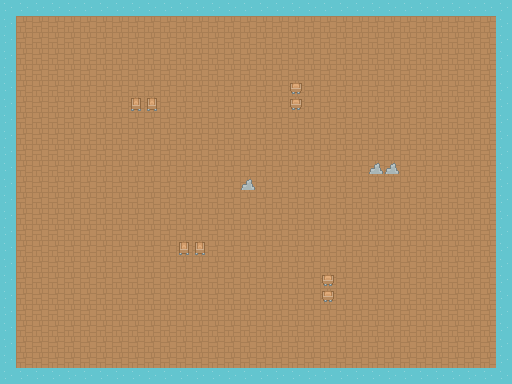

The image is a tile-based game level rendered from a .tmx file. Its description and complete source (layers, tilesets, objects, tile grids) follow:
An orthogonal 32x24 tile map with 16x16 px tiles, 3 tile layers (Ground, Perimeter walls, Props) and 6 objects (Crate stack A, Crate stack B, Barrel stack, Crate stack C, Barrel stack B, ...).

<map version="1.10" tiledversion="1.10.2" orientation="orthogonal" renderorder="right-down" width="32" height="24" tilewidth="16" tileheight="16" infinite="0" nextlayerid="5" nextobjectid="13">
 <tileset firstgid="1" name="Kenney Roguelike" tilewidth="16" tileheight="16" spacing="1" tilecount="1680" columns="57">
  <image source="roguelikeSheet_transparent.png" width="968" height="526" />
  <tile id="0">
   <properties>
    <property name="solid" type="bool" value="true" />
   </properties>
  </tile>
 </tileset>
 <layer id="1" name="Ground" width="32" height="24">
  <data encoding="csv">
120,120,120,120,120,120,120,120,120,120,120,120,120,120,120,120,120,120,120,120,120,120,120,120,120,120,120,120,120,120,120,120,
120,120,120,120,120,120,120,120,120,120,120,120,120,120,120,120,120,120,120,120,120,120,120,120,120,120,120,120,120,120,120,120,
120,120,120,120,120,120,120,120,120,120,120,120,120,120,120,120,120,120,120,120,120,120,120,120,120,120,120,120,120,120,120,120,
120,120,120,120,120,120,120,120,120,120,120,120,120,120,120,120,120,120,120,120,120,120,120,120,120,120,120,120,120,120,120,120,
120,120,120,120,120,120,120,120,120,120,120,120,120,120,120,120,120,120,120,120,120,120,120,120,120,120,120,120,120,120,120,120,
120,120,120,120,120,120,120,120,120,120,120,120,120,120,120,120,120,120,120,120,120,120,120,120,120,120,120,120,120,120,120,120,
120,120,120,120,120,120,120,120,120,120,120,120,120,120,120,120,120,120,120,120,120,120,120,120,120,120,120,120,120,120,120,120,
120,120,120,120,120,120,120,120,120,120,120,120,120,120,120,120,120,120,120,120,120,120,120,120,120,120,120,120,120,120,120,120,
120,120,120,120,120,120,120,120,120,120,120,120,120,120,120,120,120,120,120,120,120,120,120,120,120,120,120,120,120,120,120,120,
120,120,120,120,120,120,120,120,120,120,120,120,120,120,120,120,120,120,120,120,120,120,120,120,120,120,120,120,120,120,120,120,
120,120,120,120,120,120,120,120,120,120,120,120,120,120,120,120,120,120,120,120,120,120,120,120,120,120,120,120,120,120,120,120,
120,120,120,120,120,120,120,120,120,120,120,120,120,120,120,120,120,120,120,120,120,120,120,120,120,120,120,120,120,120,120,120,
120,120,120,120,120,120,120,120,120,120,120,120,120,120,120,120,120,120,120,120,120,120,120,120,120,120,120,120,120,120,120,120,
120,120,120,120,120,120,120,120,120,120,120,120,120,120,120,120,120,120,120,120,120,120,120,120,120,120,120,120,120,120,120,120,
120,120,120,120,120,120,120,120,120,120,120,120,120,120,120,120,120,120,120,120,120,120,120,120,120,120,120,120,120,120,120,120,
120,120,120,120,120,120,120,120,120,120,120,120,120,120,120,120,120,120,120,120,120,120,120,120,120,120,120,120,120,120,120,120,
120,120,120,120,120,120,120,120,120,120,120,120,120,120,120,120,120,120,120,120,120,120,120,120,120,120,120,120,120,120,120,120,
120,120,120,120,120,120,120,120,120,120,120,120,120,120,120,120,120,120,120,120,120,120,120,120,120,120,120,120,120,120,120,120,
120,120,120,120,120,120,120,120,120,120,120,120,120,120,120,120,120,120,120,120,120,120,120,120,120,120,120,120,120,120,120,120,
120,120,120,120,120,120,120,120,120,120,120,120,120,120,120,120,120,120,120,120,120,120,120,120,120,120,120,120,120,120,120,120,
120,120,120,120,120,120,120,120,120,120,120,120,120,120,120,120,120,120,120,120,120,120,120,120,120,120,120,120,120,120,120,120,
120,120,120,120,120,120,120,120,120,120,120,120,120,120,120,120,120,120,120,120,120,120,120,120,120,120,120,120,120,120,120,120,
120,120,120,120,120,120,120,120,120,120,120,120,120,120,120,120,120,120,120,120,120,120,120,120,120,120,120,120,120,120,120,120,
120,120,120,120,120,120,120,120,120,120,120,120,120,120,120,120,120,120,120,120,120,120,120,120,120,120,120,120,120,120,120,120
 </data>
 </layer>
 <layer id="2" name="Perimeter walls" width="32" height="24">
  <data encoding="csv">
1,1,1,1,1,1,1,1,1,1,1,1,1,1,1,1,1,1,1,1,1,1,1,1,1,1,1,1,1,1,1,1,
1,0,0,0,0,0,0,0,0,0,0,0,0,0,0,0,0,0,0,0,0,0,0,0,0,0,0,0,0,0,0,1,
1,0,0,0,0,0,0,0,0,0,0,0,0,0,0,0,0,0,0,0,0,0,0,0,0,0,0,0,0,0,0,1,
1,0,0,0,0,0,0,0,0,0,0,0,0,0,0,0,0,0,0,0,0,0,0,0,0,0,0,0,0,0,0,1,
1,0,0,0,0,0,0,0,0,0,0,0,0,0,0,0,0,0,0,0,0,0,0,0,0,0,0,0,0,0,0,1,
1,0,0,0,0,0,0,0,0,0,0,0,0,0,0,0,0,0,0,0,0,0,0,0,0,0,0,0,0,0,0,1,
1,0,0,0,0,0,0,0,0,0,0,0,0,0,0,0,0,0,0,0,0,0,0,0,0,0,0,0,0,0,0,1,
1,0,0,0,0,0,0,0,0,0,0,0,0,0,0,0,0,0,0,0,0,0,0,0,0,0,0,0,0,0,0,1,
1,0,0,0,0,0,0,0,0,0,0,0,0,0,0,0,0,0,0,0,0,0,0,0,0,0,0,0,0,0,0,1,
1,0,0,0,0,0,0,0,0,0,0,0,0,0,0,0,0,0,0,0,0,0,0,0,0,0,0,0,0,0,0,1,
1,0,0,0,0,0,0,0,0,0,0,0,0,0,0,0,0,0,0,0,0,0,0,0,0,0,0,0,0,0,0,1,
1,0,0,0,0,0,0,0,0,0,0,0,0,0,0,0,0,0,0,0,0,0,0,0,0,0,0,0,0,0,0,1,
1,0,0,0,0,0,0,0,0,0,0,0,0,0,0,0,0,0,0,0,0,0,0,0,0,0,0,0,0,0,0,1,
1,0,0,0,0,0,0,0,0,0,0,0,0,0,0,0,0,0,0,0,0,0,0,0,0,0,0,0,0,0,0,1,
1,0,0,0,0,0,0,0,0,0,0,0,0,0,0,0,0,0,0,0,0,0,0,0,0,0,0,0,0,0,0,1,
1,0,0,0,0,0,0,0,0,0,0,0,0,0,0,0,0,0,0,0,0,0,0,0,0,0,0,0,0,0,0,1,
1,0,0,0,0,0,0,0,0,0,0,0,0,0,0,0,0,0,0,0,0,0,0,0,0,0,0,0,0,0,0,1,
1,0,0,0,0,0,0,0,0,0,0,0,0,0,0,0,0,0,0,0,0,0,0,0,0,0,0,0,0,0,0,1,
1,0,0,0,0,0,0,0,0,0,0,0,0,0,0,0,0,0,0,0,0,0,0,0,0,0,0,0,0,0,0,1,
1,0,0,0,0,0,0,0,0,0,0,0,0,0,0,0,0,0,0,0,0,0,0,0,0,0,0,0,0,0,0,1,
1,0,0,0,0,0,0,0,0,0,0,0,0,0,0,0,0,0,0,0,0,0,0,0,0,0,0,0,0,0,0,1,
1,0,0,0,0,0,0,0,0,0,0,0,0,0,0,0,0,0,0,0,0,0,0,0,0,0,0,0,0,0,0,1,
1,0,0,0,0,0,0,0,0,0,0,0,0,0,0,0,0,0,0,0,0,0,0,0,0,0,0,0,0,0,0,1,
1,1,1,1,1,1,1,1,1,1,1,1,1,1,1,1,1,1,1,1,1,1,1,1,1,1,1,1,1,1,1,1
 </data>
 </layer>
 <layer id="3" name="Props" width="32" height="24">
  <data encoding="csv">
0,0,0,0,0,0,0,0,0,0,0,0,0,0,0,0,0,0,0,0,0,0,0,0,0,0,0,0,0,0,0,0,
0,0,0,0,0,0,0,0,0,0,0,0,0,0,0,0,0,0,0,0,0,0,0,0,0,0,0,0,0,0,0,0,
0,0,0,0,0,0,0,0,0,0,0,0,0,0,0,0,0,0,0,0,0,0,0,0,0,0,0,0,0,0,0,0,
0,0,0,0,0,0,0,0,0,0,0,0,0,0,0,0,0,0,0,0,0,0,0,0,0,0,0,0,0,0,0,0,
0,0,0,0,0,0,0,0,0,0,0,0,0,0,0,0,0,0,0,0,0,0,0,0,0,0,0,0,0,0,0,0,
0,0,0,0,0,0,0,0,0,0,0,0,0,0,0,0,0,0,1133,0,0,0,0,0,0,0,0,0,0,0,0,0,
0,0,0,0,0,0,0,0,1135,1135,0,0,0,0,0,0,0,0,1133,0,0,0,0,0,0,0,0,0,0,0,0,0,
0,0,0,0,0,0,0,0,0,0,0,0,0,0,0,0,0,0,0,0,0,0,0,0,0,0,0,0,0,0,0,0,
0,0,0,0,0,0,0,0,0,0,0,0,0,0,0,0,0,0,0,0,0,0,0,0,0,0,0,0,0,0,0,0,
0,0,0,0,0,0,0,0,0,0,0,0,0,0,0,0,0,0,0,0,0,0,0,0,0,0,0,0,0,0,0,0,
0,0,0,0,0,0,0,0,0,0,0,0,0,0,0,0,0,0,0,0,0,0,0,1252,1252,0,0,0,0,0,0,0,
0,0,0,0,0,0,0,0,0,0,0,0,0,0,0,1252,0,0,0,0,0,0,0,0,0,0,0,0,0,0,0,0,
0,0,0,0,0,0,0,0,0,0,0,0,0,0,0,0,0,0,0,0,0,0,0,0,0,0,0,0,0,0,0,0,
0,0,0,0,0,0,0,0,0,0,0,0,0,0,0,0,0,0,0,0,0,0,0,0,0,0,0,0,0,0,0,0,
0,0,0,0,0,0,0,0,0,0,0,0,0,0,0,0,0,0,0,0,0,0,0,0,0,0,0,0,0,0,0,0,
0,0,0,0,0,0,0,0,0,0,0,1135,1135,0,0,0,0,0,0,0,0,0,0,0,0,0,0,0,0,0,0,0,
0,0,0,0,0,0,0,0,0,0,0,0,0,0,0,0,0,0,0,0,0,0,0,0,0,0,0,0,0,0,0,0,
0,0,0,0,0,0,0,0,0,0,0,0,0,0,0,0,0,0,0,0,1133,0,0,0,0,0,0,0,0,0,0,0,
0,0,0,0,0,0,0,0,0,0,0,0,0,0,0,0,0,0,0,0,1133,0,0,0,0,0,0,0,0,0,0,0,
0,0,0,0,0,0,0,0,0,0,0,0,0,0,0,0,0,0,0,0,0,0,0,0,0,0,0,0,0,0,0,0,
0,0,0,0,0,0,0,0,0,0,0,0,0,0,0,0,0,0,0,0,0,0,0,0,0,0,0,0,0,0,0,0,
0,0,0,0,0,0,0,0,0,0,0,0,0,0,0,0,0,0,0,0,0,0,0,0,0,0,0,0,0,0,0,0,
0,0,0,0,0,0,0,0,0,0,0,0,0,0,0,0,0,0,0,0,0,0,0,0,0,0,0,0,0,0,0,0,
0,0,0,0,0,0,0,0,0,0,0,0,0,0,0,0,0,0,0,0,0,0,0,0,0,0,0,0,0,0,0,0
 </data>
 </layer>
 <objectgroup id="4" name="Collision">
  <object id="1" name="Crate stack A" x="128" y="96" width="32" height="16" />
  <object id="2" name="Crate stack B" x="288" y="80" width="16" height="32" />
  <object id="3" name="Barrel stack" x="368" y="160" width="32" height="16" />
  <object id="4" name="Crate stack C" x="176" y="240" width="32" height="16" />
  <object id="5" name="Barrel stack B" x="320" y="272" width="16" height="32" />
  <object id="6" name="Rock obstacle" x="240" y="176">
   <polygon points="0,0 16,0 16,16 0,16" />
  </object>
 </objectgroup>
</map>
